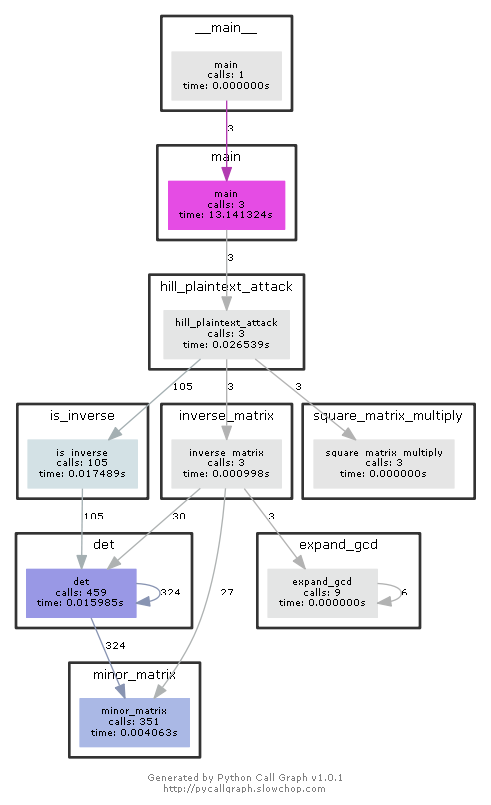

Source code (Python):
# -*- coding: utf-8 -*-
import random

from pycallgraph import Config
from pycallgraph import GlobbingFilter
from pycallgraph import PyCallGraph
from pycallgraph.output import GraphvizOutput


def expand_gcd(a, b):  # 欧几里得拓展算法
    if b == 0:
        return 1, 0, a
    else:
        x_tmp, y_tmp, r = expand_gcd(b, a % b)
        x = y_tmp
        y = x_tmp - int(a // b) * y_tmp

        if r < 0:
            r = -r
            x = -x
            y = -y
        if x < 0:
            x = abs(abs(b) - abs(x)) % abs(b)
            y = (r - x * a) // b
        return x, y, r


def minor_matrix(A, i, j, n):  # 余子式

    B = []
    # print("A:")
    # for k in A:
    #     print(k)
    count = -1
    for a in range(n):
        if a == i:
            continue
        else:
            B.append([])
            count += 1
            for b in range(n):
                if b == j:
                    continue
                else:
                    # print(b)
                    B[count].append(A[a][b])

    return B


def det(A, n):
    result = 0
    if n == 2:
        result = A[0][0] * A[1][1] - A[0][1] * A[1][0]
    else:
        for j in range(n):
            B = minor_matrix(A, 0, j, n)

            # print(j,A[0][j], det(B, n - 1) % 26, ((-1) ** (j + 1)) * det(B, n - 1) * A[0][j] % 26, B)
            result += ((-1) ** (j)) * det(B, n - 1) * A[0][j]

    return result % 26


def inverse_matrix(table, n):
    table_ = []
    e = expand_gcd(det(table, n), 26)[0]
    for i in range(n):
        table_.append([])
        for j in range(n):
            ele = (((-1) ** (i + j)) * e * det(minor_matrix(table, j, i, n), n - 1)) % 26
            table_[i].append(ele)
    return table_


def square_matrix_multiply(A, B):
    n = len(A[0])
    result = []
    for i in range(n):
        result.append([])
    for i in range(n):
        for j in range(n):
            element = 0
            for l in range(n):
                element += A[i][l] * B[l][j]
            result[i].append(element % 26)
    return result


def is_inverse(A, n):
    judge = det(A, n)

    if judge == 1:
        return True
    else:
        return False


def hill_plaintext_attack(m, c, n):
    m_table = []
    c_table = []

    # 将明文，密文按n分组
    count = 0
    i = -1
    for s in m:
        if count % n == 0:
            i += 1
            m_table.append([])
        ele = ord(s) - ord('a')
        m_table[i].append(ele)
        count += 1

    count = 0
    i = -1
    for s in c:
        if count % n == 0:
            i += 1
            c_table.append([])
        ele = ord(s) - ord('a')
        c_table[i].append(ele)
        count += 1

    while True:
        j = 0
        list = []
        while j < n:
            l = random.randint(0, len(m_table) - 1)
            # print(l)
            if l not in list:
                # print("pick:", l)
                list.append(l)
                j += 1
        A = []
        B = []
        for i in list:
            A.append(m_table[i])
            B.append(c_table[i])
        # print(is_inverse(A, n))
        if is_inverse(A, n):
            break

    A_ = inverse_matrix(A, n)
    k = square_matrix_multiply(A_, B)

    return k


def main():
    """
        1.求逆函数 √
        2.判断是否可逆函数 √
        3.矩阵组合生成函数
        4.矩阵乘法函数 √
        """
    n = int(input("").strip())
    m = input("").strip()
    c = input("").strip()
    ans = hill_plaintext_attack(m, c, n)

    for i in range(n):
        for j in range(n):
            print(ans[i][j] % 26, end=' ')
        print("")


if __name__ == "__main__":
    ############################################################################
    '''
        生成函数调用图
    '''
    config = Config()
    config.trace_filter = GlobbingFilter(
        include=[
            '*'
        ]
    )
    config.trace_filter = GlobbingFilter(
        exclude=['pycallgraph.*']
    )
    ############################################################################

    graphviz = GraphvizOutput()
    graphviz.output_file = '希尔密码的已知明文攻击.png'
    with PyCallGraph(output=graphviz, config=config):
        for i in range(3):
            main()
